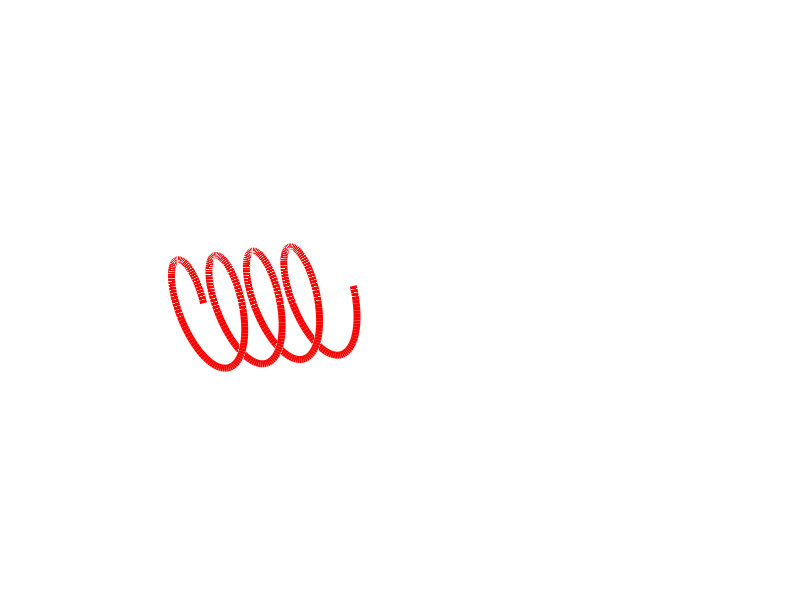

Source code (MATLAB): (Note: this script raises an error after producing the figure.)
% Visualize a helix hat moves forward upon rotation-translation coupling. Save the visualization as .gif

clear
close all
% Set up the movie.
filename='.\output\helix1dir.gif'; % Name it.


helix=figure('Color', 'white');
%hold on;
vec=linspace(0,5*pi, 40);
%vec=[vec, fliplr(vec)];



axlim = [-0.2, 0.2, 0, 25, -0.2, 0.2];

for i=1:length(vec)
    t=vec(i)+pi/4+(0:pi/50:8*pi); % 0-4Pi is two turns
    a = 0.07; %radius
    height = 2; %height 

    fixAxis=axlim;
    P = [a*cos(t); a*sin(t); vec(i)/2+(height/(2*pi) * t)]; %calculate helix coordinates in cartesian coordinates
    plot3(P(1,:), P(3,:), P(2,:), 'r-', 'LineWidth', 5);
    axis(fixAxis);
    view(72,33)
    %pause(0.005);
    axis off
    drawnow
    
    % save to gif
    frame=getframe(helix);
    im = frame2im(frame);
    [imind,cm] = rgb2ind(im,256);
    if i == 1
      imwrite(imind,cm,filename,'gif', 'Loopcount',inf,'DelayTime',0.01);
    else
      imwrite(imind,cm,filename,'gif','WriteMode','append', 'DelayTime',0.01);
    end
end